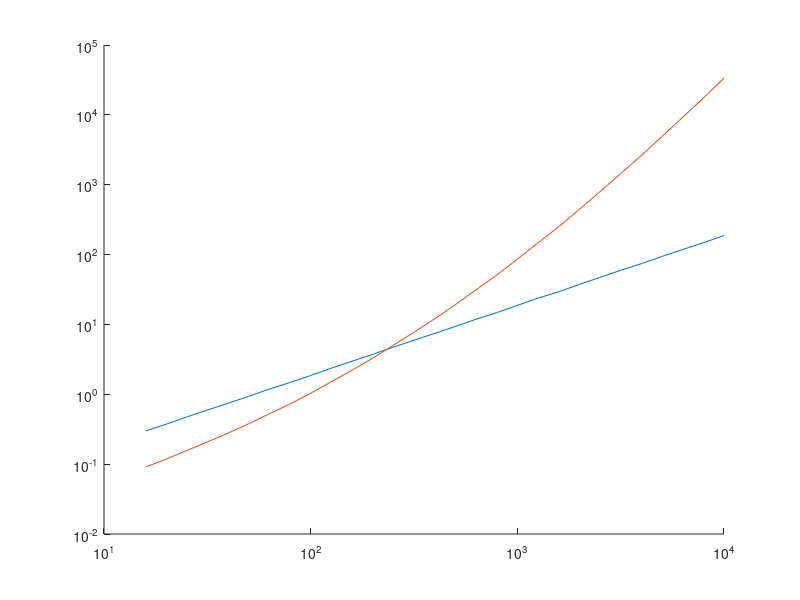

The MATLAB script that drew this image: (Note: this script raises an error after producing the figure.)
clear all
close all
fig = 1;
fig_flag = 1;

%% Datos

Lx = 1;     % m
Ly = 1.25;  % m
H  = 50e-3; % m

Panel = struct();
Panel.A         = Lx*Ly;    % m^2
Panel.thickness = 5e-3;     % m
Panel.rho       = 2700;     % kg/m^3
Panel.E         = 70e9;     % Pa
Panel.nu        = 0.3;
Panel.D         = Panel.E*Panel.thickness^3/12/(1-Panel.nu^2);

Aire = struct();
Aire.rho        = 1.225;    % kg/m^3
Aire.c          = 343;      % m/s
Aire.V          = Panel.A*H;                      
Aire.A          = 2 * Panel.A + 2*(Lx+Ly) * H ;
Aire.L          = 4*(Lx+Ly+H);

%% /////// APARTADO A /////// %%
%% Número de modos por banda

% Frecuencias en bandas de tercio de octava con la siguiente estrcutura:
%   Límite inferior, Frecuencia central, Límite superior, Incremento
try 
    load('Frecuencias.mat','Frecuencias');
catch
    disp('Error al cargar Frecuencias.mat')
end

% Paneles
Panel.modos(:,:) = Frecuencias(:,:);
Panel.modos(:,5) = Panel.A/4/pi * (Panel.rho*Panel.thickness/Panel.D)^0.5; % modos/(rad/s)
Panel.modos(:,6) = Panel.modos(:,5) .* Panel.modos(:,4)*2*pi ;

% Capas de aire
Aire.modos(:,:) = Frecuencias(:,:);
Aire.modos(:,5) = Aire.V/pi/Aire.c * (Frecuencias(:,2).*2*pi ./ Aire.c).^2 +...
    Aire.A/4/Aire.c * (Frecuencias(:,2).*2*pi ./ Aire.c) + ...
    Aire.L/8/Aire.c; % modos/(rad/s)
Aire.modos(:,6) = Aire.modos(:,5) .* Aire.modos(:,4)*2*pi;

% Requisito para el SEA

idx = min(find(Panel.modos(:,6)>5));
Panel.f_SEA = Panel.modos(idx,2);

idx = min(find(Aire.modos(:,6)>5));
Aire.f_SEA = Aire.modos(idx,2);

clear idx

SEA_frec = max([Panel.f_SEA, Aire.f_SEA]);

if fig_flag == 1
    figure(fig)
    set(gca, 'XScale', 'log')
    set(gca, 'YScale', 'log')
    hold on
    plot(Panel.modos(:,2),Panel.modos(:,6), 'DisplayName', 'Panel')
    plot(Aire.modos(:,2), Aire.modos(:,6),  'DisplayName', 'Aire' )
    yline(5,'--','Color','k','DisplayName', 'N=5')
    xline(Panel.f_SEA,'Color','g', 'DisplayName', 'Panel f SEA')
    xline(Aire.f_SEA,'Color','y', 'DisplayName', 'Aire f SEA')
    grid on
    ylabel('N (Número de modos)')
    xlabel('Frecuencia [Hz]')
    legend('Location','best')
    fig = fig+1;
end


%% /////// APARTADO B /////// %%
%% Factor de pérdidas de acoplamiento

% Frecuencias de la placa
Panel.m   = Panel.rho * Panel.thickness;              % Masa por unidad de superficie
Panel.fc  = (Aire.c^2/2/pi) * (Panel.m/Panel.D)^0.5;  % Frecuencia crítica de la placa
Panel.f11 = (Aire.c^2/4/Panel.fc) * (1/Lx^2+1/Ly^2);  % Primer modo superficial de la placa

% Sigma

A   = Panel.A;
c0  = Aire.c;
P   = 2*(Lx+Ly);
fc  = Panel.fc;
    
for f = 1:length(Frecuencias(:,2))
    frec   = Frecuencias(f,2);
    lambda = (frec/fc)^0.5 ;
    
    if Panel.f11 <= Panel.fc/2
        if frec<Panel.f11
            sigma(f) = 4*A^2*(frec/c0)^2;
        elseif Panel.f11< frec && frec < Panel.fc/2
            A1 = c0*P/A/fc;
            A2 = ((1-lambda^2)*log((1+lambda)/(1-lambda))+2*lambda) / (4*pi^2*(1-lambda^2)^1.5);
            A3 = 2*(2*c0/fc/pi^2)^2;
            A4 = (1-2*lambda^2)/(A*lambda*(1-lambda^2)^0.5);
            sigma(f) = A1 * A2 + A3 * A4;
        elseif Panel.fc/2 < frec && frec < Panel.fc
            A1 = c0*P/A/fc;
            A2 = ((1-lambda^2)*log((1+lambda)/(1-lambda))+2*lambda) / (4*pi^2*(1-lambda^2)^1.5);
            sigma(f) = A1 * A2;
        elseif frec >= Panel.fc
            sigma(f) = 1/(1-fc/frec)^0.5;
        end
    elseif Panel.f11 > Panel.fc/2
        if frec <= Panel.fc
            sigma(f) = 4*A^2*(frec/c0)^2;
        elseif frec > Panel.fc
            sigma(f) = 1/(1-fc/frec)^0.5;
        end
    end
end

clear A1 A2 A3 A4
clear A c0 P fc
clear deltaf deltaW lambda

sigma = sigma';

% Pérdidas panel-aire
Panel.eta = Aire.A*Aire.rho*Aire.c.*sigma./(Panel.rho*Panel.A*Panel.thickness*2*pi.*Frecuencias(:,2));

% Pérdidas aire-panel
Aire.eta  = Panel.eta .* Panel.modos(:,5) ./ Aire.modos(:,5);

% Representación gráfica

if fig_flag == 1
    figure(fig)
    set(gca, 'XScale', 'log')
    hold on
    plot(Frecuencias(:,2), Panel.eta(:), 'DisplayName', 'Panel')
    plot(Frecuencias(:,2), Aire.eta(:),  'DisplayName', 'Aire' )
    grid on
    legend('Location','best')
    ylabel('eta')
    xlabel('Frecuencia [Hz]')
    fig = fig+1;
end

%% /////// APARTADO C /////// %%

% {P_ext(w)} = w * [eta(w)] * {E(w)}

%% /////// APARTADO D /////// %%

%% Ensamblaje (haciendo uso de la clase conjunto de la parte anterior)

% Panel-Aire

eta_pd = 0.015;

Panel.M(1,1,:) = +Panel.eta(:)+eta_pd;
Panel.M(1,2,:) = -Panel.eta(:);
Panel.M(2,1,:) = -Aire.eta(:);
Panel.M(2,2,:) = +Aire.eta(:);

% Aire-Panel

eta_ad = 0.01;

Aire.M(1,1,:) = +Aire.eta(:)+eta_ad;
Aire.M(1,2,:) = -Aire.eta(:);
Aire.M(2,1,:) = -Panel.eta(:);
Aire.M(2,2,:) = +Panel.eta(:);

% Conjuntos
Paneles = [Panel Panel Panel];      
Aires   = [Aire Aire];

% Nodos
Paneles(1).nodes    = [1 2];
Aires(1).nodes      = [2 3];
Paneles(2).nodes    = [3 4];
Aires(2).nodes      = [4 5];

% Ensamblaje
estructura = conjunto({Paneles(1), Paneles(2), Aires(1), Aires(2)},1);  %Hay que quitar el último panel porque no tiene aire detrás
estructura.M(5,5,:) = estructura.M(5,5,:) + eta_pd;                     %Faltaba la disipación del último panel

%% Potencias externas aplicadas

% Valores de la tabla
Frecuencias_list = [16 1e3 1250 1600 2000 2500 3150 4000 5000 1e4];

Potencias_list = [  10  10   20   35   50   80  100  150  100 100;...
                    4.35 4.35 8.7 15.2 21.74 36.96 39.13 45.65 43.47 43.47;...
                    10  10   20   35   50   80  100  150  100 100] ; % W            
                
% Columna con frecuencias (Hz)
for p=1:length(Paneles)
    Paneles(p).p_ext(:,1) = Frecuencias(:,2);
end

% Columna con potencias (W)

f = 1;                
                            
Paneles(1).p_ext(f,2) = 10;
Paneles(2).p_ext(f,2) = 4.35;
Paneles(3).p_ext(f,2) = 10;
                      
for f=2:length(Frecuencias)
     
    if Frecuencias(f,2) > Frecuencias_list(1) && Frecuencias(f,2) <= Frecuencias_list(2) l = 1; end
    if Frecuencias(f,2) > Frecuencias_list(2) && Frecuencias(f,2) <= Frecuencias_list(3) l = 2; end
    if Frecuencias(f,2) > Frecuencias_list(3) && Frecuencias(f,2) <= Frecuencias_list(4) l = 3; end
    if Frecuencias(f,2) > Frecuencias_list(4) && Frecuencias(f,2) <= Frecuencias_list(5) l = 4; end
    if Frecuencias(f,2) > Frecuencias_list(5) && Frecuencias(f,2) <= Frecuencias_list(6) l = 5; end
    if Frecuencias(f,2) > Frecuencias_list(6) && Frecuencias(f,2) <= Frecuencias_list(7) l = 6; end
    if Frecuencias(f,2) > Frecuencias_list(7) && Frecuencias(f,2) <= Frecuencias_list(8) l = 7; end
    if Frecuencias(f,2) > Frecuencias_list(8) && Frecuencias(f,2) <= Frecuencias_list(9) l = 8; end
    if Frecuencias(f,2) > Frecuencias_list(9) && Frecuencias(f,2) <= Frecuencias_list(10) l = 9; end
    
    for p=1:length(Paneles)
        deltaW = (Potencias_list(p,l+1) - Potencias_list(p,l))  / (Frecuencias_list(l+1) - Frecuencias_list(l)) ;
        deltaf = Frecuencias(f,2) - Frecuencias_list(l);
        Paneles(p).p_ext(f,2) = Paneles(p).p_ext(f-1,2) + deltaW*deltaf;
        dW(l) = deltaW;
        df(l) = deltaf;
    end

end

clear l Frecuencias_list Potencias_list

% Comprobación visual

if fig_flag == 1
    figure(fig)
    hold on
    for p=1:length(Paneles)
        plot(Paneles(p).p_ext(:,1),Paneles(p).p_ext(:,2), 'DisplayName', ['Panel',num2str(p)])
    end
    grid on
    legend()
    ylabel('P ext [W]')
    xlabel('Frecuencia [Hz]')
    fig = fig+1;
end

% En un único vector

Z = zeros(length(Frecuencias(:,2)),1);
P_ext = [Paneles(1).p_ext(:,2) Z Paneles(2).p_ext(:,2) Z Paneles(3).p_ext(:,2)]';
P_ext = P_ext';

%% Energías 

idx = find(Frecuencias(:,2)>SEA_frec);

for f = idx(1):idx(end)
    omega = Frecuencias(f,2) * 2 * pi;
    M = estructura.M(:,:,f); % Porque el último panel no tiene aire luego
    P = P_ext(f,:)';
    E(f,:) = 1/omega .* inv(M) * P;
end

clear omega M P

% Representación gráfica

if fig_flag == 1
    figure(fig)
    set(gca, 'XScale', 'log')
    set(gca, 'YScale', 'log')
    hold on
    display_names = {'Panel 1', 'Aire 1', 'Panel 2', 'Aire 2', 'Panel 3'};
    for p = 1:length(E(1,:))
        FF = Frecuencias(idx,2);
        EE = E(idx,p);
        plot(FF,EE,'DisplayName',display_names{p});
    end
    grid on
    legend()
    ylabel('E [J]')
    xlabel('Frecuencia [Hz]')
    fig = fig+1;
end

clear EE FF


%% /////// APARTADO E /////// %%

%% Velocidad media en los paneles
% E = 1/2 * m * v^2

vrms(:,1:3) = (2*E(:,[1,3,5])./Panel.A/Panel.rho/Panel.thickness).^0.5;

if fig_flag == 1
    figure(fig)
    set(gca, 'XScale', 'log')
    set(gca, 'YScale', 'log')
    hold on
    display_names = {'Panel 1', 'Panel 2' 'Panel 3'};
    for p = 1:length(vrms(1,:))
        FF = Frecuencias(idx,2);
        vv = vrms(idx,p);
        plot(FF,vv,'DisplayName',display_names{p});
    end
    grid on
    legend()
    ylabel('v [m/s]')
    xlabel('Frecuencia [Hz]')
    fig = fig+1;
end

clear FF vv

%% Presión media en las capas de aire
% E = V * P^2 / (rho*c0^2)

Prms(:,1:2) = (E(:,[2,4])./Aire.V * Aire.rho * Aire.c^2).^0.5;

if fig_flag == 1
    figure(fig)
    set(gca, 'XScale', 'log')
    set(gca, 'YScale', 'log')
    hold on
    display_names = {'Aire 1', 'Aire 2'};
    for p = 1:length(Prms(1,:))
        FF = Frecuencias(idx,2);
        PP = Prms(idx,p);
        plot(FF,PP,'DisplayName',display_names{p});
    end
    grid on
    legend()
    ylabel('P [Pa]')
    xlabel('Frecuencia [Hz]')
    fig = fig+1;
end

clear FF PP
